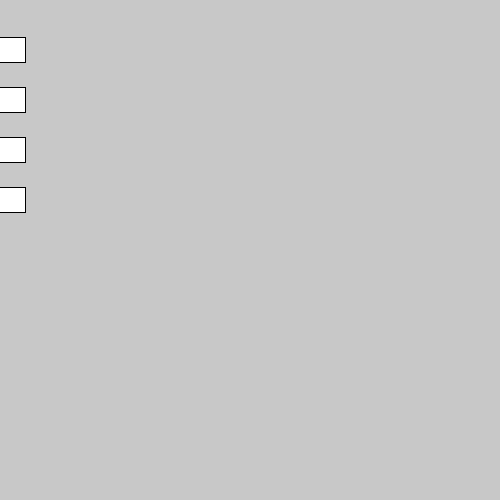
Frame 1 (no input)
Frame 60 (the mouse pressed at the canvas centre just before this capture): identical to frame 1, image omitted
Frame 120 (the mouse held since frame 60 and released just before this capture): identical to frame 1, image omitted

The Processing sketch that drew this single still picture (run headless with seeded random() and noise(); from frame 60 on, the mouse is pressed at the canvas centre):

// Processing sketch: taxi_exercise
// ── taxi_exercise.pde
//taxi exercise - Week 38

//taxis

//array description {"<taxi name>",<x>,<y>}
String[] taxis = {
  "Taxi-1 0 50", //taxis[0]
  "Taxi-2 0 100", //1
  "Taxi-3 0 150", //2
  "Taxi-4 0 200" //3
};


String[] temp1 = taxis[0].split(" "); //"temp = {"Taxi-1","0","50"};
String[] temp2 = taxis[1].split(" ");
String[] temp3 = taxis[2].split(" ");
String[] temp4 = taxis[3].split(" ");

int taxi1X = parseInt(temp1[1]);
int taxi2X = parseInt(temp2[1]);
int taxi3X = parseInt(temp3[1]);
int taxi4X = parseInt(temp4[1]);

int taxi1Y = parseInt(temp1[2]);
int taxi2Y = parseInt(temp2[2]);
int taxi3Y = parseInt(temp3[2]);
int taxi4Y = parseInt(temp4[2]);

int speed = 25;

void setup(){
  size(500,500);
}

void draw(){
  background(200);
  
  rectMode(CENTER);
  rect(taxi1X,taxi1Y,50,25); //taxi 1 
  rect(taxi2X,taxi2Y,50,25); //taxi 2 
  rect(taxi3X,taxi3Y,50,25); //taxi 3 
  rect(taxi4X,taxi4Y,50,25); //taxi 4 

}

void keyPressed(){ //'bokstav / tal' - "ord / sætning"
  if(key == '1'){
    taxi1X += speed;
  }
  if(key == '2'){
    taxi2X += speed;
  }
  if(key == '3'){
    taxi3X += speed;
  }
  if(key == '4'){
    taxi4X += speed;
  }
}
